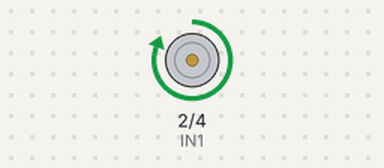
Recording of a sketch running on a simulated ESP32. Shown: motor-driver pin pairs drawn as motors (green arrow = first pin HIGH = forward, orange = second pin HIGH = backward, longer = more drive, scaled by the enable pin).

Above: at 0.5 s.
At 2.5 s:
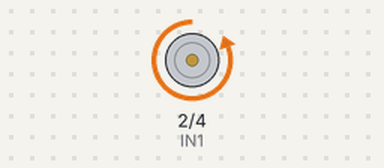
At 3.5 s:
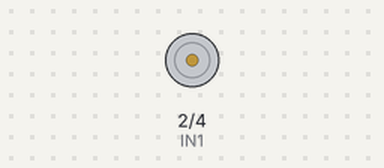
Timing chart, 0 to 5.2 s (numbered marks = the images above):
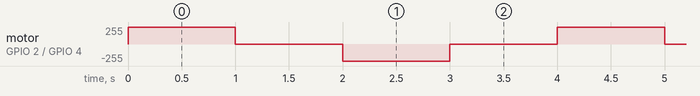

Measured:
- by itself, motor on GPIO 2 (IN1) / GPIO 4 (IN2): repeats every 4.0 s: stopped 1.0 s, backward 255/255 1.0 s, stopped 1.0 s, forward 255/255 1.0 s

The sketch:

motor1.ino
```cpp
#define ENA 15
#define IN1 2
#define IN2 4
// #define button 4


void setup() {
  // Initialize the motor control pins as outputs
  pinMode(ENA, OUTPUT);
  pinMode(IN1, OUTPUT);
  pinMode(IN2, OUTPUT);

  // Setup PWM for ENA pin
  ledcSetup(0, 5000, 8); // channel 0, 5 kHz, 8-bit resolution
  ledcAttachPin(ENA, 0); // Attach ENA to channel 0

  // Start with motor stopped
  ledcWrite(0, 0); // 0% duty cycle, motor is off
  digitalWrite(IN1, LOW);
  digitalWrite(IN2, LOW);
}

void loop() {
  // Turn the motor in one direction
  digitalWrite(IN1, HIGH);
  digitalWrite(IN2, LOW);
  ledcWrite(0, 255); // 100% duty cycle for full speed
  delay(1000); // Wait for 1 second

  // Stop the motor
  ledcWrite(0, 0); // 0% duty cycle, motor is off
  delay(1000); // Wait for 1 second to see the stop effect

  // Reverse the motor direction
  digitalWrite(IN1, LOW);
  digitalWrite(IN2, HIGH);
  ledcWrite(0, 255); // 100% duty cycle for full speed
  delay(1000); // Wait for 1 second

  // Stop the motor before the next loop iteration
  ledcWrite(0, 0); // Motor off
  delay(1000); // Wait for 1 second to see the stop effect
}
```
